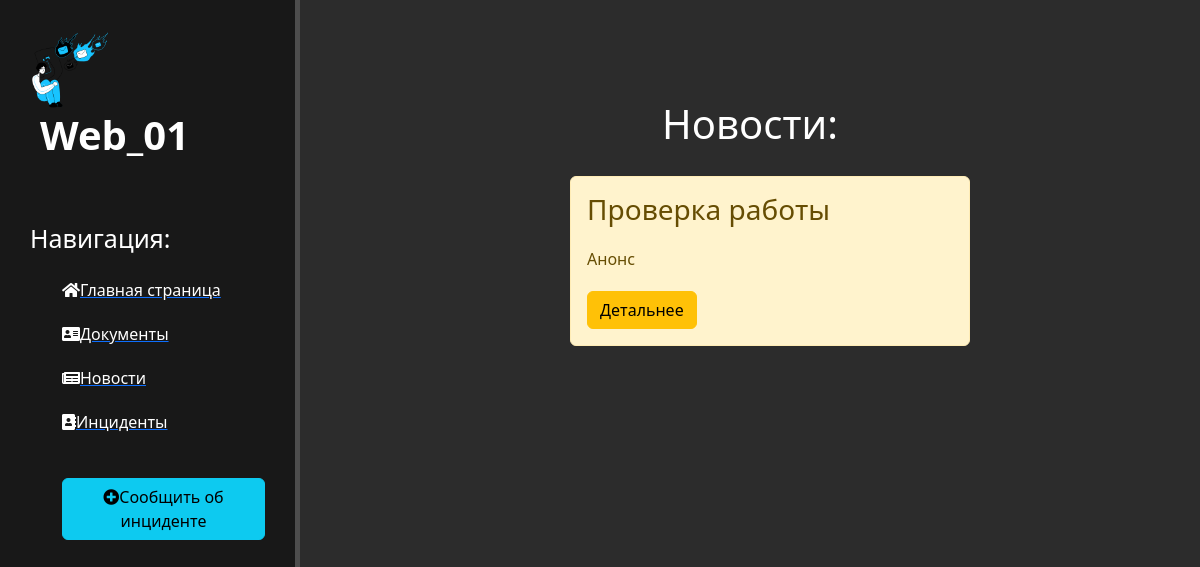
The app's page /news, older data.
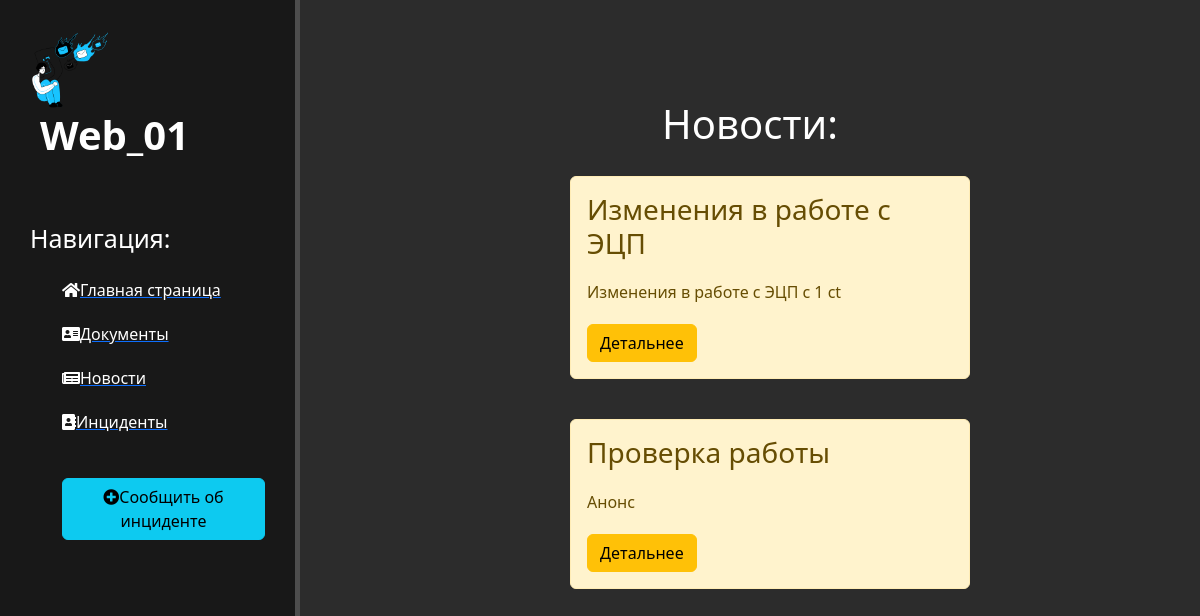
The same page, newer data.
### news/models.py (models this page shows, shortened)
class Articles(models.Model):
        title = models.CharField('Название', max_length=200)
        anons = models.CharField('Анонс', max_length=250)
        full_text = models.TextField('Новость')
        date = models.DateTimeField('Дата публикации')
        class Meta:
                verbose_name = 'Новость'
                verbose_name_plural = 'Новости'

### news/views.py (the view)
# urls.py: path('', views.news, name='news'),
def news(request):
    news =Articles.objects.order_by('-date')
    return render(request, 'news/news.html', {'news': news})

### news/templates/news/news.html (shortened to what this page needs)
{% extends 'main/layout.html' %}
{% block content %}
 <div class="features">
   <h1>Новости: </h1>
     {% if news %}
         {% for el in news %}
            <div class="alert alert-warning">
                <h3>{{ el.title }}</h3>
                <p>{{ el.anons }}</p>
                <a href="{% url 'news-detail' el.id %}" class="btn btn-warning">Детальнее</a>
            </div>
        {% endfor%}
    {% else %}
     <p>Нет записей</p>
     {% endif %}
 </div>
{% endblock %}

### main/templates/main/layout.html (shortened to what this page needs)
{% load static %}
<!doctype html>
<html lang="en">
<head>
    <link rel="stylesheet" href="https://cdn.jsdelivr.net/npm/bootstrap@5.2.3/dist/css/bootstrap.min.css">
    <link rel="stylesheet" href="{% static 'main/css/main.css' %}">
    <link rel="stylesheet" href="https://use.fontawesome.com/releases/v5.8.2/css/all.css">
</head>
<body>
    <aside>
        <img src="{% static 'main/img/main.png' %}" alt="LOGO">
        <span class="logo">Web_01</span>
        <p class="nav">Навигация:</p>
        <ul>
            <a href="{% url 'home'%}"><li><i class="fas fa-home"></i>Главная страница</li></a>
            <a href="{% url 'doc'%}"><li><i class="fas fa-address-card"></i>Документы</li></a>
            <a href="{% url 'news'%}"><li><i class="fas fa-newspaper"></i>Новости</li></a>
            <a href="{% url 'incident'%}"><li><i class="fas fa-address-book"></i>Инциденты</li></a>
            <br>
            <a href="{% url 'create'%}"><li><button class="btn btn-info"><i class="fas fa-plus-circle"></i>Сообщить об инциденте</button></li></a>
        </ul>
    </aside>
    <main>
        {% block content %}
        {% endblock %}
    </main>
</body>
</html>

### main/static/main/css/main.css (style rules this page uses)
body { background: #2c2c2c; }
aside { float: left; background: #181818; width: 300px; padding: 2.5%; height: 100vh; color: #fff; border-right: 5px solid #4d4d4d; }
aside img { width: 80px; float: left; }
aside .logo { font-size: 40px; margin-left: 10px; font-weight: bold; position: relative; top: -5px; }
aside .nav { margin-top: 50px; font-size: 25px; }
aside ul { list-style: none }
aside ul li { color: #fff; display: block; margin-top: 20px; transition: transform .6s ease; }
main .features { float: left; color: #fff; margin-top: 100px; text-align: center; width: 75%; }
main .features h1 { font-size: 40px; }
main .features p { max-width: 400px;margin: 20px auto }
.alert-warning { float: left; clear: both; width: 400px; margin: 20px 30%; text-align: left; }

Row changes from the older to the newer data that the page shows:
added Articles: title "Изменения в работе с ЭЦП", anons "Изменения в работе с ЭЦП c 1 ct"
